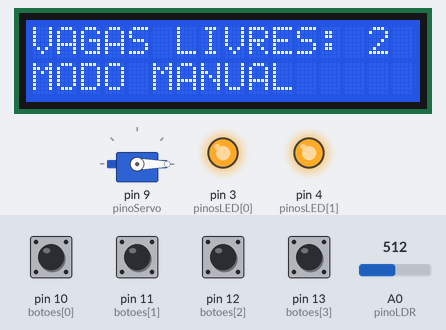
The sketch below on a simulated Arduino Uno, built with avr-gcc and run on an emulated ATmega328P. Parts: servo, 16×2 character LCD, output pins drawn as LEDs (lit = HIGH). The inputs (shaded band) are chosen by the test bench; at power-on: pin 10 (botoes[0]), pin 11 (botoes[1]), pin 12 (botoes[2]), pin 13 (botoes[3]) HIGH, A0 (pinoLDR) = 512. What the sketch prints to the serial monitor is not drawn.

Above: at 2.2 s.
2.3 s: pin 10 (botoes[0]) pulled LOW for 0.15 s
At 3.2 s:
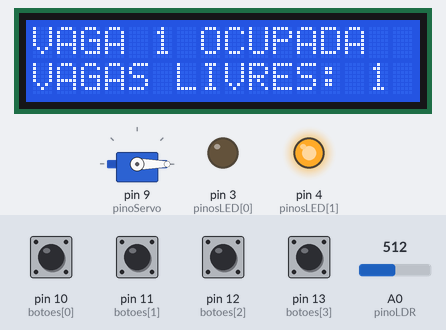
5.4 s: pin 11 (botoes[1]) pulled LOW for 0.15 s
At 6.5 s:
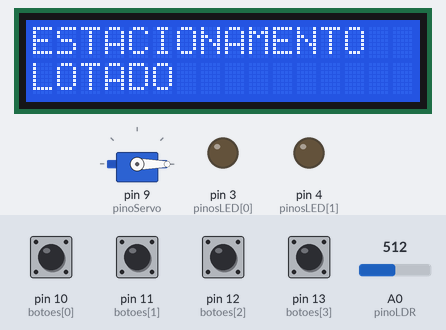
7.0 s: pin 10 (botoes[0]) pulled LOW for 1 s
At 8.0 s:
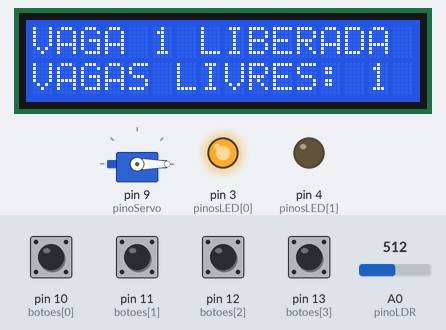
10.7 s: pin 12 (botoes[2]) pulled LOW for 0.15 s
At 12.0 s:
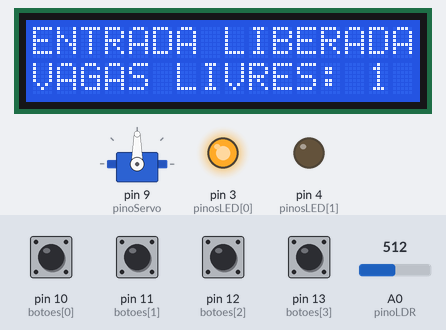
12.3 s: pin 13 (botoes[3]) pulled LOW for 0.15 s
At 13.3 s:
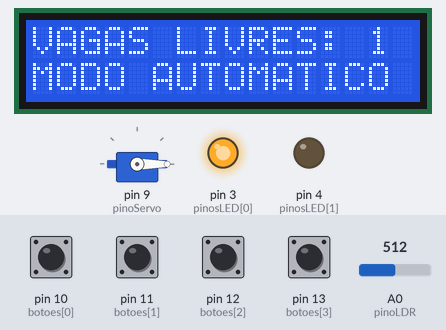
13.9 s: pin 11 (botoes[1]) pulled LOW for 1 s
At 17.2 s:
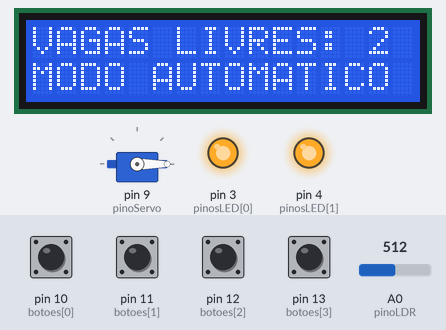
Timing chart, 0 to 18.5 s (numbered marks = the images above; inputs shaded):
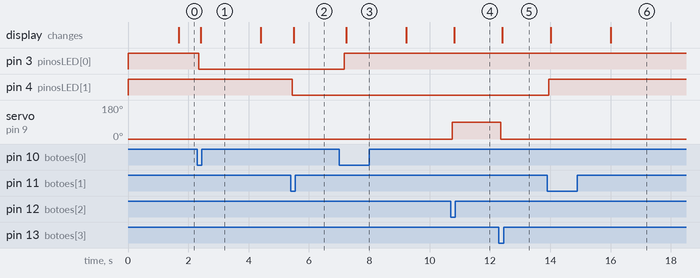

Measured:
- after the input at 2.3 s, pin 3 (pinosLED[0]): HIGH → LOW after 0.05 s; the display: changes after 0.11 s (image 1)
- after the input at 5.4 s, pin 4 (pinosLED[1]): HIGH → LOW after 0.05 s; the display: changes after 0.10 s (image 2)
- after the input at 7.0 s, pin 3 (pinosLED[0]): LOW → HIGH after 0.16 s; the display: changes after 0.24 s (image 3)
- after the input at 10.7 s, servo on pin 9 (pinoServo): 0° → 90° after 0.05 s; the display: changes after 0.11 s (image 4)
- after the input at 12.3 s, servo on pin 9 (pinoServo): 90° → 0° after 0.05 s; the display: changes after 0.11 s (image 5)
- after the input at 13.9 s, pin 4 (pinosLED[1]): LOW → HIGH after 0.05 s; the display: first changes after 0.11 s (image 6 shows a later state)

The sketch:

estacionamento.ino
```cpp
#include <Servo.h>
#include <Wire.h>
#include <LiquidCrystal_I2C.h>

// =====================================
// LCD I2C - ENDERECO 0x27
// =====================================

LiquidCrystal_I2C lcd(0x27, 16, 2);

// =====================================
// CONFIGURACOES DO ESTACIONAMENTO
// =====================================

const byte TOTAL_VAGAS = 2;

// PINOS DOS LEDS
const byte pinosLED[2] = {3, 4};

// PINOS DOS BOTOES
const byte pinosBotaoVaga[2] = {10, 11};
const byte pinoBotaoCancela = 12;
const byte pinoBotaoModo = 13;

// PINOS DOS SENSORES E SERVO
const byte pinoLDR = A0;
const byte pinoServo = 9;

// ANGULOS DA CANCELA
const byte anguloAberto = 90;
const byte anguloFechado = 0;

// CONFIGURACAO DO LDR
const int limiteLuz = 175;
const int margemLDR = 15;

// TEMPOS
const unsigned long tempoDebounce = 50;
const unsigned long tempoMensagem = 2000;
const unsigned long intervaloSerial = 1000;

// =====================================
// VARIAVEIS
// =====================================

Servo cancela;

// false = vaga livre
// true = vaga ocupada
bool vagasOcupadas[2] = {false, false};

byte vagasLivres = TOTAL_VAGAS;

// false = manual
// true = automatico
bool modoAutomatico = false;

// ESTADO DA CANCELA
bool cancelaAberta = false;

// SENSOR LDR
int valorLDR = 0;
bool carroDetectado = false;

// BOTOES
const byte TOTAL_BOTOES = 4;

const byte botoes[4] = {
  10, 11, 12, 13
};

bool ultimaLeitura[4];
bool estadoEstavel[4];

unsigned long ultimoDebounce[4] = {
  0, 0, 0, 0
};

// LCD
bool atualizarTela = true;
bool mensagemTemporaria = false;
bool vagaFoiLiberada = false;

byte vagaAlterada = 0;

unsigned long inicioMensagem = 0;
unsigned long ultimoSerial = 0;

// Mensagem inicial sem bloquear o programa
const unsigned long tempoInicializacao = 1500;
unsigned long inicioInicializacao = 0;
bool inicializando = true;

// =====================================
// ESCREVER NO LCD
// =====================================

void escreverLinha(byte linha, const char *texto) {

  lcd.setCursor(0, linha);

  // Limpa a linha
  lcd.print("                ");

  lcd.setCursor(0, linha);
  lcd.print(texto);
}

// =====================================
// CONTROLAR A CANCELA
// =====================================

void definirCancela(bool abrir) {

  // Nao abre se estiver lotado
  if (abrir && vagasLivres == 0) {
    abrir = false;
  }

  // Evita comandos repetidos
  if (abrir == cancelaAberta) {
    return;
  }

  cancelaAberta = abrir;

  if (cancelaAberta) {

    cancela.write(anguloAberto);
    Serial.println("CANCELA ABERTA - 90 GRAUS");

  } else {

    cancela.write(anguloFechado);
    Serial.println("CANCELA FECHADA - 0 GRAUS");
  }

  atualizarTela = true;
}

// =====================================
// ATUALIZAR QUANTIDADE DE VAGAS
// =====================================

void atualizarVagas() {

  vagasLivres = 0;

  for (byte i = 0; i < TOTAL_VAGAS; i++) {

    if (!vagasOcupadas[i]) {
      vagasLivres++;
    }
  }

  // Se lotar, fecha a cancela
  if (vagasLivres == 0) {
    definirCancela(false);
  }

  atualizarTela = true;
}

// =====================================
// ALTERNAR ESTADO DA VAGA
// =====================================

void alternarVaga(byte i) {

  // Primeiro clique: ocupa
  // Segundo clique: libera
  vagasOcupadas[i] = !vagasOcupadas[i];

  // LED aceso = livre
  // LED apagado = ocupada
  digitalWrite(
    pinosLED[i],
    vagasOcupadas[i] ? LOW : HIGH
  );

  atualizarVagas();

  vagaAlterada = i + 1;
  vagaFoiLiberada = !vagasOcupadas[i];

  mensagemTemporaria = true;
  inicioMensagem = millis();

  atualizarTela = true;

  Serial.print("VAGA ");
  Serial.print(i + 1);

  if (vagasOcupadas[i]) {
    Serial.println(" OCUPADA");
  } else {
    Serial.println(" LIBERADA");
  }
}

// =====================================
// ALTERNAR MODO DE OPERACAO
// =====================================

void alternarModo() {

  modoAutomatico = !modoAutomatico;

  // Fecha a cancela ao trocar de modo
  definirCancela(false);

  carroDetectado = false;

  mensagemTemporaria = false;
  atualizarTela = true;

  if (modoAutomatico) {

    Serial.println("MODO AUTOMATICO ATIVADO");

  } else {

    Serial.println("MODO MANUAL ATIVADO");
  }
}

// =====================================
// EXECUTAR ACAO DOS BOTOES
// =====================================

void executarBotao(byte indice) {

  // BOTAO D10 - VAGA 1
  if (indice == 0) {

    alternarVaga(0);
  }

  // BOTAO D11 - VAGA 2
  else if (indice == 1) {

    alternarVaga(1);
  }

  // BOTAO D12 - CANCELA MANUAL
  else if (indice == 2) {

    if (!modoAutomatico) {

      if (!cancelaAberta && vagasLivres == 0) {

        Serial.println("ENTRADA BLOQUEADA!");
        Serial.println("ESTACIONAMENTO LOTADO!");

      } else {

        definirCancela(!cancelaAberta);
      }
    }
  }

  // BOTAO D13 - ALTERAR MODO
  else if (indice == 3) {

    alternarModo();
  }
}

// =====================================
// VERIFICAR BOTOES COM DEBOUNCE
// =====================================

void verificarBotoes() {

  for (byte i = 0; i < TOTAL_BOTOES; i++) {

    bool leitura = digitalRead(botoes[i]);

    if (leitura != ultimaLeitura[i]) {
      ultimoDebounce[i] = millis();
    }

    if (millis() - ultimoDebounce[i]
        >= tempoDebounce) {

      if (leitura != estadoEstavel[i]) {

        estadoEstavel[i] = leitura;

        // Executa apenas ao pressionar
        if (estadoEstavel[i] == LOW) {
          executarBotao(i);
        }
      }
    }

    ultimaLeitura[i] = leitura;
  }
}

// =====================================
// CONTROLE AUTOMATICO PELO LDR
// =====================================

void controlarAutomatico() {

  if (!modoAutomatico) {
    return;
  }

  valorLDR = analogRead(pinoLDR);

  // Detecta carro com pouca luz
  if (valorLDR < limiteLuz - margemLDR) {

    carroDetectado = true;
  }

  // Detecta ausencia de carro
  else if (valorLDR > limiteLuz + margemLDR) {

    carroDetectado = false;
  }

  // Entre os limites, mantem estado

  bool deveAbrir =
    carroDetectado && vagasLivres > 0;

  definirCancela(deveAbrir);
}

// =====================================
// ATUALIZAR MENSAGENS DO LCD
// =====================================

void atualizarLCD() {

  // Mantem a mensagem inicial por 1,5 s usando millis().
  // Enquanto isso, os botoes e demais rotinas seguem ativos.
  if (inicializando) {
    if (millis() - inicioInicializacao < tempoInicializacao) {
      return;
    }
    inicializando = false;
    atualizarTela = true;
  }

  // Encerra mensagem temporaria
  if (mensagemTemporaria &&
      millis() - inicioMensagem >= tempoMensagem) {

    mensagemTemporaria = false;
    atualizarTela = true;
  }

  if (!atualizarTela) {
    return;
  }

  atualizarTela = false;

  char linha1[17];
  char linha2[17];

  // ESTACIONAMENTO LOTADO
  if (vagasLivres == 0) {

    escreverLinha(0, "ESTACIONAMENTO");
    escreverLinha(1, "LOTADO");

    return;
  }

  // CANCELA ABERTA
  if (cancelaAberta) {

    escreverLinha(0, "ENTRADA LIBERADA");

    snprintf(
      linha2,
      sizeof(linha2),
      "VAGAS LIVRES: %u",
      vagasLivres
    );

    escreverLinha(1, linha2);

    return;
  }

  // VAGA OCUPADA OU LIBERADA
  if (mensagemTemporaria) {

    snprintf(
      linha1,
      sizeof(linha1),
      "VAGA %u %s",
      vagaAlterada,
      vagaFoiLiberada ? "LIBERADA" : "OCUPADA"
    );

    snprintf(
      linha2,
      sizeof(linha2),
      "VAGAS LIVRES: %u",
      vagasLivres
    );

    escreverLinha(0, linha1);
    escreverLinha(1, linha2);

    return;
  }

  // SITUACAO NORMAL
  snprintf(
    linha1,
    sizeof(linha1),
    "VAGAS LIVRES: %u",
    vagasLivres
  );

  escreverLinha(0, linha1);

  if (modoAutomatico) {

    escreverLinha(1, "MODO AUTOMATICO");

  } else {

    escreverLinha(1, "MODO MANUAL");
  }
}

// =====================================
// MONITOR SERIAL
// =====================================

void mostrarStatus() {

  Serial.println();
  Serial.println("==========================");
  Serial.println("STATUS DO ESTACIONAMENTO");
  Serial.println("==========================");

  Serial.print("Modo: ");

  if (modoAutomatico) {
    Serial.println("AUTOMATICO");
  } else {
    Serial.println("MANUAL");
  }

  Serial.print("Vagas livres: ");
  Serial.print(vagasLivres);
  Serial.print("/");
  Serial.println(TOTAL_VAGAS);

  for (byte i = 0; i < TOTAL_VAGAS; i++) {

    Serial.print("Vaga ");
    Serial.print(i + 1);
    Serial.print(": ");

    if (vagasOcupadas[i]) {
      Serial.println("OCUPADA");
    } else {
      Serial.println("LIVRE");
    }
  }

  Serial.print("Cancela: ");

  if (cancelaAberta) {
    Serial.println("ABERTA");
  } else {
    Serial.println("FECHADA");
  }

  if (modoAutomatico) {

    Serial.print("Leitura LDR: ");
    Serial.println(valorLDR);

    Serial.print("Carro detectado: ");
    Serial.println(carroDetectado ? "SIM" : "NAO");
  }

  if (vagasLivres == 0) {
    Serial.println("ESTACIONAMENTO LOTADO!");
  }

  Serial.println("==========================");
}

// =====================================
// INICIALIZACAO DO ARDUINO
// =====================================

void setup() {

  Serial.begin(9600);

  // CONFIGURA OS LEDS
  for (byte i = 0; i < TOTAL_VAGAS; i++) {

    pinMode(pinosLED[i], OUTPUT);

    // Todas as vagas iniciam livres
    digitalWrite(pinosLED[i], HIGH);
  }

  // CONFIGURA OS BOTOES
  for (byte i = 0; i < TOTAL_BOTOES; i++) {

    pinMode(botoes[i], INPUT_PULLUP);

    ultimaLeitura[i] = digitalRead(botoes[i]);
    estadoEstavel[i] = ultimaLeitura[i];

    ultimoDebounce[i] = millis();
  }

  // INICIALIZA SERVOMOTOR
  cancela.attach(pinoServo);
  cancela.write(anguloFechado);

  // INICIALIZA LCD I2C
  Wire.begin();

  lcd.init();
  lcd.backlight();
  lcd.clear();

  escreverLinha(0, "ESTACIONAMENTO");
  escreverLinha(1, "INICIANDO...");

  Serial.println("SISTEMA INICIADO");
  Serial.println("CAPACIDADE: 2 VAGAS");
  Serial.println("MODO INICIAL: MANUAL");

  inicioInicializacao = millis();

  atualizarTela = true;
}

// =====================================
// LOOP PRINCIPAL
// =====================================

void loop() {

  verificarBotoes();

  controlarAutomatico();

  atualizarLCD();

  if (millis() - ultimoSerial >= intervaloSerial) {

    ultimoSerial = millis();

    mostrarStatus();
  }
}
```
